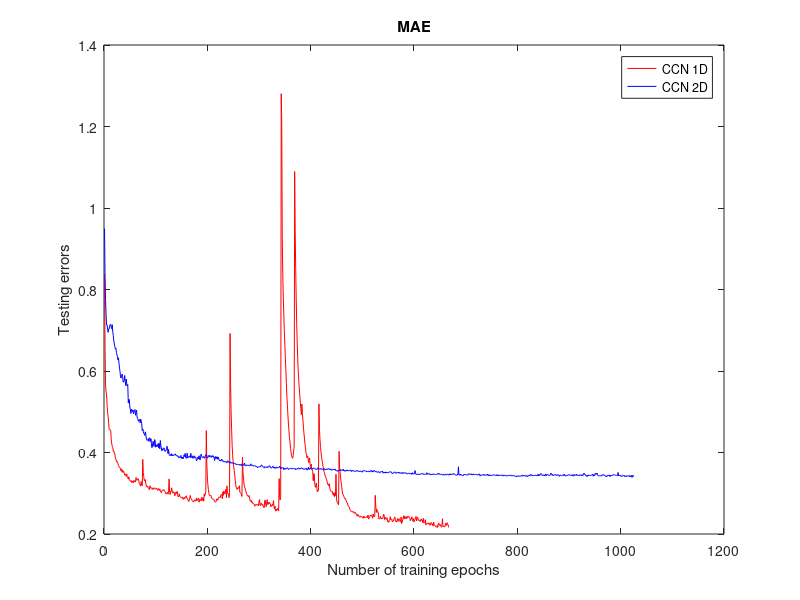
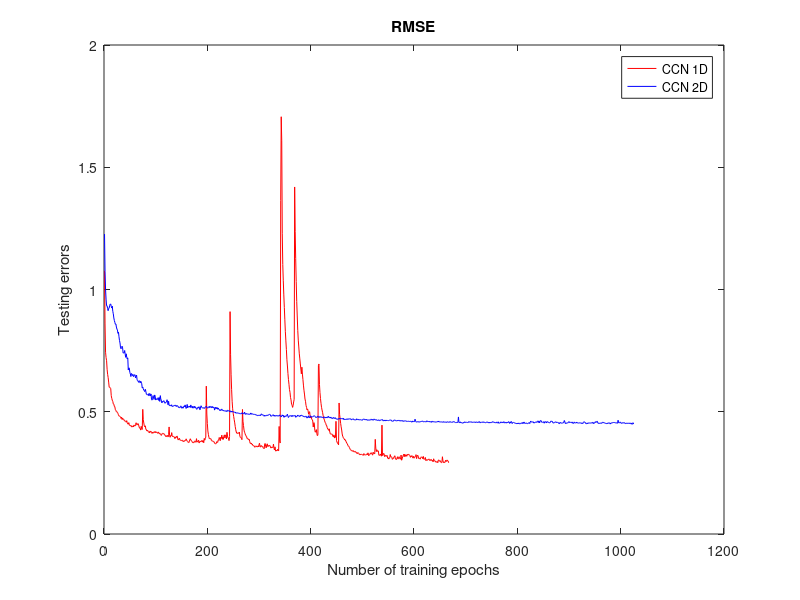

These charts were generated, in order, by the following MATLAB code:
function [] = mae_rmse_figures()
    % MAE
    CCN_1D_MAE = load('CCN_1D_MAE.dat');
    CCN_2D_MAE = load('CCN_2D_MAE.dat');
    
    figure(1);
    plot(1 : size(CCN_1D_MAE), CCN_1D_MAE, 'r');
    hold on;
    plot(1 : size(CCN_2D_MAE), CCN_2D_MAE, 'b');
    legend('CCN 1D', 'CCN 2D');
    xlabel('Number of training epochs');
    ylabel('Testing errors');
    title('MAE');
    
    % RMSE
    CCN_1D_RMSE = load('CCN_1D_RMSE.dat');
    CCN_2D_RMSE = load('CCN_2D_RMSE.dat');
    
    figure(2);
    plot(1 : size(CCN_1D_RMSE), CCN_1D_RMSE, 'r');
    hold on;
    plot(1 : size(CCN_2D_RMSE), CCN_2D_RMSE, 'b');
    legend('CCN 1D', 'CCN 2D');
    xlabel('Number of training epochs');
    ylabel('Testing errors');
    title('RMSE');
end